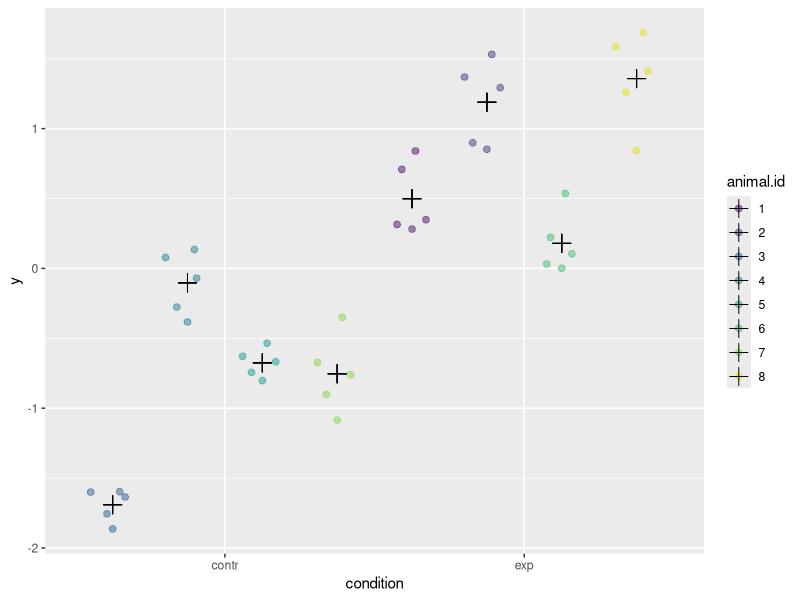

Write the R code that produced this figure.
library(magrittr)
library(dplyr)
library(ggplot2)
library(lme4)
library(gridExtra)
library(lmerTest)
library(viridis)
library(ggbeeswarm)

# choose a colour-blind friendly pallette 
ggplot <- function(...) ggplot2::ggplot(...) + scale_colour_viridis(discrete = T, begin = 0.05, end = 0.95) + scale_fill_viridis(discrete = T, end = 0.5)

# for reproducibility
set.seed(1)

# generic plot method
plot.sim <- function(d){
  ggplot(d, aes(x = condition, y = y, colour = animal.id, fill = animal.id)) +
    geom_quasirandom(dodge.width = 1, alpha = 1/2, size = 2) +
    geom_point(aes(y = y.mean, group = animal.id), colour = "black", size = 4, position = position_dodge(width = 1), shape = 3)
} 

# `expand.grid.df` works like `expand.grid` but enables the user to define paired columns
# it will return every combination of each argument
expand.grid.df <- function(...) Reduce(function(...) merge(..., by=NULL), list(...))

# `%nin%` "not in", e.g c("a", "b", "c") %nin% c("a", "c") will return "b"
`%nin%` <- Negate(`%in%`)

# if sd.error is specified, `sim.mm` will simulate data with 
# fixed and random effects and their parameters, otherwise
# a data.frame is returned with y-hat but no residuals
# if random.assignment = F, will simulate data from a nested (split-plot) design
# so there will be twice as many observations (need to consider this if estimating
# the power of two different designs)
sim.mm <- function(n.replicates = 4,
                   sd.random = 0.5,
                   fixed.effects = c(0, 0),
                   n.pseudo = 3,
                   random.assignment = T,
                   sd.error = NULL){
  animals <- data.frame(animal.id = as.factor(seq(n.replicates)),
                        random.effect = rnorm(n.replicates, 0, sd.random))
  conditions <- data.frame(condition = c("contr", "exp"),
                           fixed.effect = fixed.effects)
  pseudoreplicate <- data.frame(pseudoreplicate = c(1:n.pseudo))
  d <- expand.grid.df(pseudoreplicate, animals, conditions)
  if(random.assignment){
    i <- sample(unique(d$animal.id), floor(n.replicates/2), replace = FALSE)
    d %<>% filter(xor(animal.id %nin% i, condition == "exp"))
  }
  d %<>% mutate(y.hat = random.effect + fixed.effect)
  if(!is.null(sd.error)){
    d %<>% mutate(y = scale(y.hat + rnorm(nrow(d), 0, sd.error))) %>%
      group_by(animal.id, condition) %>%
      mutate(y.mean = mean(y))
  }
  d
}

# example
plot.sim(sim.mm(n.replicates = 8, n.pseudo = 5, sd.error = 1/2, sd.random = 1, fixed.effects = c(0, 3)))
